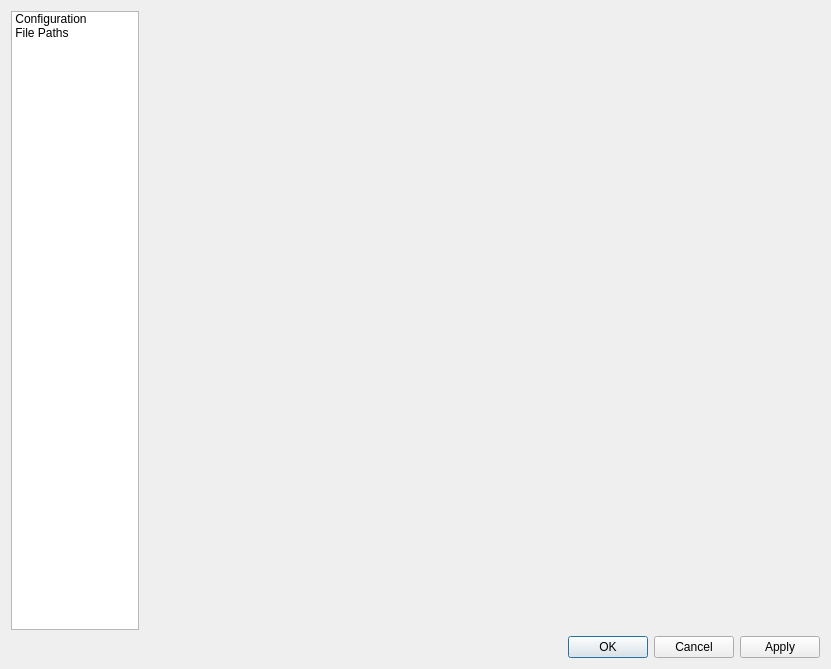
<?xml version="1.0" encoding="UTF-8"?>
<ui version="4.0">
 <class>DialogSeamlyMePreferences</class>
 <widget class="QDialog" name="DialogSeamlyMePreferences">
  <property name="geometry">
   <rect>
    <x>0</x>
    <y>0</y>
    <width>831</width>
    <height>669</height>
   </rect>
  </property>
  <property name="windowTitle">
   <string>Preferences</string>
  </property>
  <property name="windowIcon">
   <iconset resource="../../../libs/vmisc/share/resources/theme.qrc">
    <normaloff>:/icons/win.icon.theme/32x32/actions/preferences-other.png</normaloff>:/icons/win.icon.theme/32x32/actions/preferences-other.png</iconset>
  </property>
  <layout class="QVBoxLayout" name="verticalLayout">
   <item>
    <layout class="QHBoxLayout" name="horizontalLayout">
     <item>
      <widget class="QListWidget" name="contentsWidget">
       <property name="minimumSize">
        <size>
         <width>128</width>
         <height>0</height>
        </size>
       </property>
       <property name="maximumSize">
        <size>
         <width>128</width>
         <height>16777215</height>
        </size>
       </property>
       <property name="iconSize">
        <size>
         <width>96</width>
         <height>84</height>
        </size>
       </property>
       <property name="textElideMode">
        <enum>Qt::ElideMiddle</enum>
       </property>
       <property name="movement">
        <enum>QListView::Static</enum>
       </property>
       <property name="spacing">
        <number>12</number>
       </property>
       <property name="viewMode">
        <enum>QListView::IconMode</enum>
       </property>
       <property name="currentRow">
        <number>-1</number>
       </property>
       <item>
        <property name="text">
         <string>Configuration</string>
        </property>
        <property name="textAlignment">
         <set>AlignCenter</set>
        </property>
        <property name="icon">
         <iconset resource="../../../libs/vmisc/share/resources/icon.qrc">
          <normaloff>:/icon/config.png</normaloff>:/icon/config.png</iconset>
        </property>
        <property name="flags">
         <set>ItemIsSelectable|ItemIsUserCheckable|ItemIsEnabled</set>
        </property>
       </item>
       <item>
        <property name="text">
         <string>File Paths</string>
        </property>
        <property name="textAlignment">
         <set>AlignCenter</set>
        </property>
        <property name="icon">
         <iconset resource="../../../libs/vmisc/share/resources/icon.qrc">
          <normaloff>:/icon/path_config.png</normaloff>:/icon/path_config.png</iconset>
        </property>
        <property name="flags">
         <set>ItemIsSelectable|ItemIsUserCheckable|ItemIsEnabled</set>
        </property>
       </item>
      </widget>
     </item>
     <item>
      <widget class="QStackedWidget" name="pagesWidget">
       <property name="sizePolicy">
        <sizepolicy hsizetype="Expanding" vsizetype="Preferred">
         <horstretch>0</horstretch>
         <verstretch>0</verstretch>
        </sizepolicy>
       </property>
       <property name="sizeIncrement">
        <size>
         <width>0</width>
         <height>0</height>
        </size>
       </property>
       <widget class="QWidget" name="page_2"/>
      </widget>
     </item>
    </layout>
   </item>
   <item>
    <widget class="QDialogButtonBox" name="buttonBox">
     <property name="orientation">
      <enum>Qt::Horizontal</enum>
     </property>
     <property name="standardButtons">
      <set>QDialogButtonBox::Apply|QDialogButtonBox::Cancel|QDialogButtonBox::Ok</set>
     </property>
    </widget>
   </item>
  </layout>
 </widget>
 <resources>
  <include location="../../../libs/vmisc/share/resources/theme.qrc"/>
  <include location="../../../libs/vmisc/share/resources/icon.qrc"/>
 </resources>
 <connections>
  <connection>
   <sender>buttonBox</sender>
   <signal>rejected()</signal>
   <receiver>DialogSeamlyMePreferences</receiver>
   <slot>reject()</slot>
   <hints>
    <hint type="sourcelabel">
     <x>316</x>
     <y>260</y>
    </hint>
    <hint type="destinationlabel">
     <x>286</x>
     <y>274</y>
    </hint>
   </hints>
  </connection>
 </connections>
</ui>
